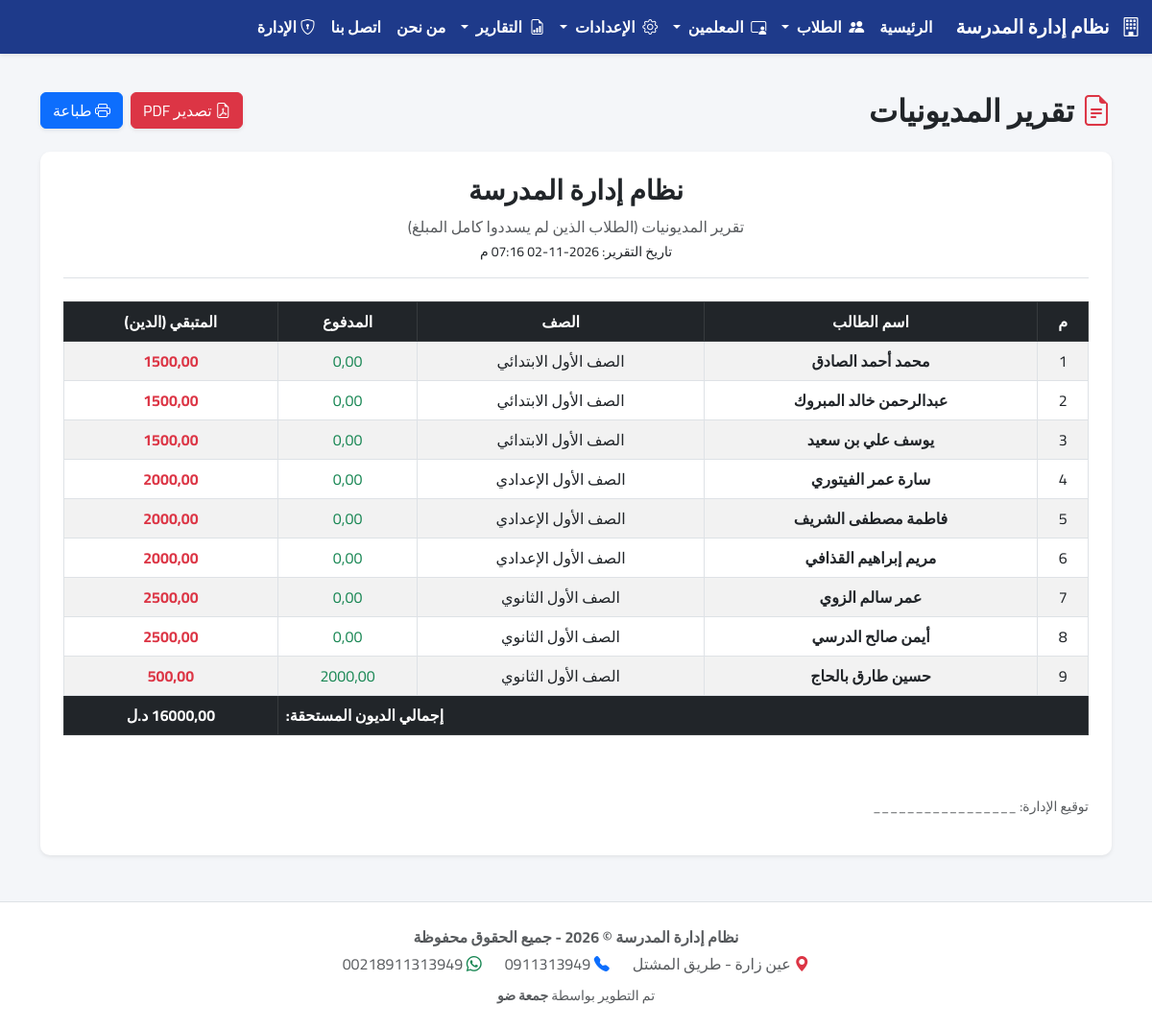
The page /reports/debts/ on the database its author committed.
### students/models.py (models this page shows, shortened)
class Student(models.Model):
    name = models.CharField(max_length=150, verbose_name="اسم الطالب الرباعي")
    grade = models.ForeignKey(Grade, on_delete=models.SET_NULL, null=True, verbose_name="الصف الدراسي")
    parent_name = models.CharField(max_length=150, verbose_name="اسم ولي الأمر", blank=True, null=True)
    phone = models.CharField(max_length=20, verbose_name="رقم الواتساب", blank=True, null=True, help_text="مثال: 218910000000")
    bank_name = models.CharField(max_length=100, verbose_name="اسم المصرف", blank=True, null=True)
    bank_branch = models.CharField(max_length=100, verbose_name="الفرع", blank=True, null=True)
    bank_account = models.CharField(max_length=50, verbose_name="رقم الحساب (IBAN)", blank=True, null=True)
    account_number = models.CharField(max_length=50, verbose_name="رقم الحساب", blank=True, null=True)
    account_holder = models.CharField(max_length=150, verbose_name="اسم صاحب الحساب (الرباعي)", blank=True, null=True)
    total_fees = models.DecimalField(max_digits=10, decimal_places=2, default=0.00, verbose_name="إجمالي الرسوم")
    discount = models.DecimalField(max_digits=10, decimal_places=2, default=0.00, verbose_name="التخفيضات")
    is_active = models.BooleanField(default=True, verbose_name="نشط")
    created_at = models.DateTimeField(auto_now_add=True, verbose_name="تاريخ التسجيل")
    @property
    def net_fees(self):
        try:
            return self.total_fees - self.discount
        except Exception:
            return Decimal('0.00')
    @property
    def total_paid(self):
        try:
            paid = self.payments.aggregate(total=Sum('amount'))['total']
            return paid if paid is not None else Decimal('0.00')
        except Exception:
            return Decimal('0.00')
    @property
    def balance(self):
        try:
            return self.net_fees - self.total_paid
        except Exception:
            return Decimal('0.00')
    class Meta:
        verbose_name = "طالب"
        verbose_name_plural = "الطلاب"

### academics/models.py (models this page shows, shortened)
class Grade(models.Model):
    name = models.CharField(max_length=50, verbose_name="الصف الدراسي", unique=True)
    class Meta:
        verbose_name = "الصف"
        verbose_name_plural = "الصفوف"

### academics/views.py (the view)
# urls.py: path('reports/debts/', DebtReportView.as_view(), name='debt_report'),
class DebtReportView(TemplateView):
    template_name = 'academics/debt_report.html'
    def get_context_data(self, **kwargs):
        context = super().get_context_data(**kwargs)
        try:
            students_with_debts = [s for s in Student.objects.filter(is_active=True) if s.balance > 0]
            total_debts = sum((s.balance for s in students_with_debts), Decimal('0.00'))
            context.update({
                'students': students_with_debts,
                'total_debts': total_debts,
                'today': timezone.now(),
            })
        except Exception as e:
            messages.error(self.request, f"حدث خطأ: {str(e)}")
            context.update({'students': [], 'total_debts': Decimal('0.00'), 'today': timezone.now()})
        return context

### templates/academics/debt_report.html (shortened to what this page needs)
{% extends 'base.html' %}
{% block content %}
<div class="d-flex flex-column flex-sm-row justify-content-between align-items-sm-center mb-4 mt-3 gap-3 no-print">
    <h2 class="fw-bold mb-0"><i class="bi bi-file-earmark-text text-danger"></i> تقرير المديونيات</h2>
    <div class="d-flex gap-2">
        <a href="{% url 'debt_report_pdf' %}" class="btn btn-danger shadow-sm">
            <i class="bi bi-file-earmark-pdf"></i> تصدير PDF
        </a>
        <button onclick="window.print()" class="btn btn-primary shadow-sm">
            <i class="bi bi-printer"></i> طباعة
        </button>
    </div>
</div>
<div class="card shadow-sm border-0 p-4" id="report-content">
    <div class="text-center mb-4 border-bottom pb-3">
        <h3 class="fw-bold">نظام إدارة المدرسة</h3>
        <p class="mb-1 text-muted">تقرير المديونيات (الطلاب الذين لم يسددوا كامل المبلغ)</p>
        <p class="mb-0 small">تاريخ التقرير: {{ today|date:"Y-m-d h:i A" }}</p>
    </div>
    <div class="table-responsive">
        <table class="table table-bordered table-striped text-center align-middle">
            <thead class="table-dark">
                <tr>
                    <th>م</th>
                    <th>اسم الطالب</th>
                    <th>الصف</th>
                    <th>المدفوع</th>
                    <th>المتبقي (الدين)</th>
                </tr>
            </thead>
            <tbody>
                {% for student in students %}
                <tr>
                    <td>{{ forloop.counter }}</td>
                    <td class="fw-bold">{{ student.name|default:"غير محدد" }}</td>
                    <td>{{ student.grade.name|default:"-" }}</td>
                    <td class="text-success">{{ student.total_paid|default:"0.00"|floatformat:2 }}</td>
                    <td class="text-danger fw-bold">{{ student.balance|default:"0.00"|floatformat:2 }}</td>
                </tr>
                {% endfor %}
            </tbody>
            <tfoot class="table-dark">
                <tr>
                    <th colspan="4" class="text-end">إجمالي الديون المستحقة:</th>
                    <th>{{ total_debts|default:"0.00"|floatformat:2 }} د.ل</th>
                </tr>
            </tfoot>
        </table>
    </div>
    <div class="mt-5 text-start no-print">
        <p class="small text-muted">توقيع الإدارة: _________________</p>
    </div>
</div>
{% endblock %}

### templates/base.html (style rules this page uses)
body { font-family: 'Cairo', sans-serif; background-color: #f4f6f9; min-height: 100vh; display: flex; flex-direction: column; }
.card { border-radius: 10px; }

### rows shown on the page
Student: name "محمد أحمد الصادق", grade.name "الصف الأول الابتدائي", total_paid "0,00", balance "1500,00"
Student: name "عبدالرحمن خالد المبروك", grade.name "الصف الأول الابتدائي", total_paid "0,00", balance "1500,00"
Student: name "يوسف علي بن سعيد", grade.name "الصف الأول الابتدائي", total_paid "0,00", balance "1500,00"
Student: name "سارة عمر الفيتوري", grade.name "الصف الأول الإعدادي", total_paid "0,00", balance "2000,00"
Student: name "فاطمة مصطفى الشريف", grade.name "الصف الأول الإعدادي", total_paid "0,00", balance "2000,00"
Student: name "مريم إبراهيم القذافي", grade.name "الصف الأول الإعدادي", total_paid "0,00", balance "2000,00"
Student: name "عمر سالم الزوي", grade.name "الصف الأول الثانوي", total_paid "0,00", balance "2500,00"
Student: name "أيمن صالح الدرسي", grade.name "الصف الأول الثانوي", total_paid "0,00", balance "2500,00"
Student: name "حسين طارق بالحاج", grade.name "الصف الأول الثانوي", total_paid "2000,00", balance "500,00"
